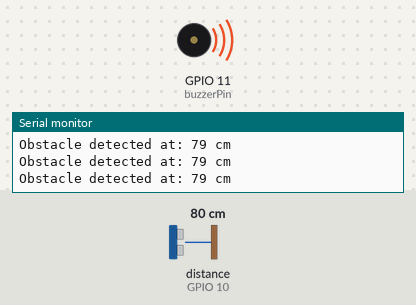
Bench run of a sketch on a simulated ESP8266 (NodeMCU). Shown: buzzer (waves = sounding), the last lines printed to the serial monitor. Wiring (inferred from the names in the program): ultrasonic range finder: trigger GPIO 9; echo GPIO 10. The test bench sets the inputs (shaded band); at power-on: distance to the obstacle (sensor on GPIO 10) 80 cm. The echo pulse lasts 58.3 µs per cm.

Above: at 1.2 s.
1.3 s: distance to the obstacle (sensor on GPIO 10) set to 197 cm
2.8 s: distance to the obstacle (sensor on GPIO 10) set to 204 cm
At 3.2 s:
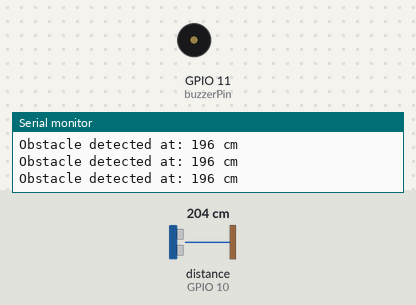
4.3 s: distance to the obstacle (sensor on GPIO 10) set to 2 cm
At 5.4 s:
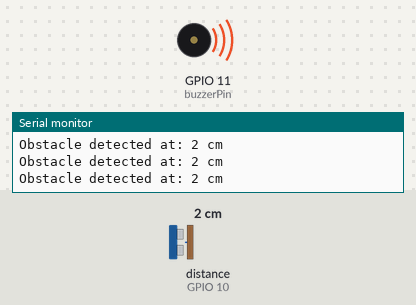
5.9 s: distance to the obstacle (sensor on GPIO 10) set to 250 cm
At 6.3 s:
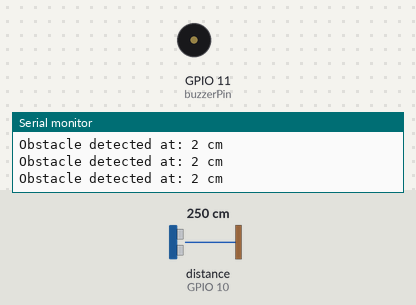
Timing chart, 0 to 8.4 s (numbered marks = the images above; inputs shaded):
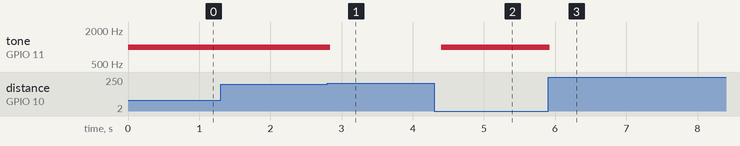

The sketch:

echoGuide.ino
```cpp
#include <ESP8266WiFi.h>

const int trigPin = 9;    // Trigger pin
const int echoPin = 10;   // Echo pin
const int buzzerPin = 11; // Buzzer pin
const int maxDistance = 200; // 200 cm = 2 meters

void setup() {
  pinMode(trigPin, OUTPUT);
  pinMode(echoPin, INPUT);
  pinMode(buzzerPin, OUTPUT);
  Serial.begin(9600); // Optional: For debugging
}

void loop() {
  // Clear trigger pin
  digitalWrite(trigPin, LOW);
  delayMicroseconds(2);

  // Send 10μs pulse to trigger
  digitalWrite(trigPin, HIGH);
  delayMicroseconds(10);
  digitalWrite(trigPin, LOW);

  // Measure echo pulse duration (μs)
  long duration = pulseIn(echoPin, HIGH, 25000); // Timeout for ~4m max range

  // Calculate distance in centimeters
  int distance = duration * 0.0343 / 2; // Speed of sound = 0.0343 cm/μs

  // Activate buzzer if obstacle ≤ 2 meters
  if (distance <= maxDistance && distance > 0) {
    tone(buzzerPin, 1000); // 1kHz tone
    Serial.print("Obstacle detected at: ");
    Serial.print(distance);
    Serial.println(" cm");
  } else {
    noTone(buzzerPin); // Turn off buzzer
  }

  delay(100); // Short delay between readings
}
```

Measured:
- the behaviour switches between 201 and 202 cm on distance to the obstacle (sensor on GPIO 10) (found by bisection; images 0 and 1)
- after the input at 2.8 s, tone on GPIO 11 (buzzerPin): 1000 Hz → silent at once
- after the input at 4.3 s, tone on GPIO 11 (buzzerPin): silent → 1000 Hz after 0.10 s
- after the input at 5.9 s, tone on GPIO 11 (buzzerPin): 1000 Hz → silent at once
